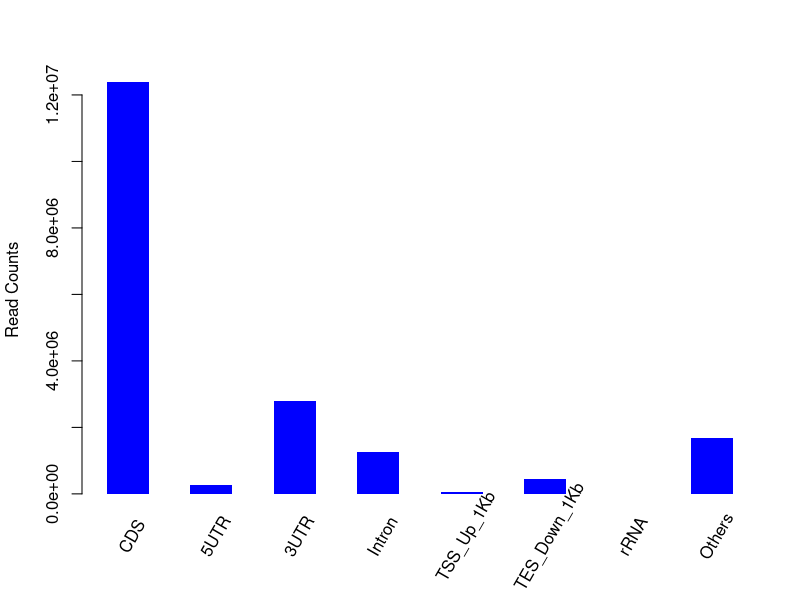

The R script that drew this image:
png("/rds/user/is460/hpc-work/muscle-rnaseq/ezbamqc/output/figs/srpk3_hom_ttnb_het_9.read_distr.png",width=500,height=500,units="px")
M=c(12389120,271658,2804959,1256886,59101,441970,2617,1686761)
Mname=c("CDS","5UTR","3UTR","Intron","TSS_Up_1Kb","TES_Down_1Kb","rRNA","Others")
val = barplot(M,xlab="",space=1,ylab="Read Counts",col="blue",border="NA")
text(x=seq(val[1],val[8],by=2),y=rep(0,8),srt=60,adj=0,offset=2,pos=1,xpd=T,labels=Mname)
dev.state = dev.off()
